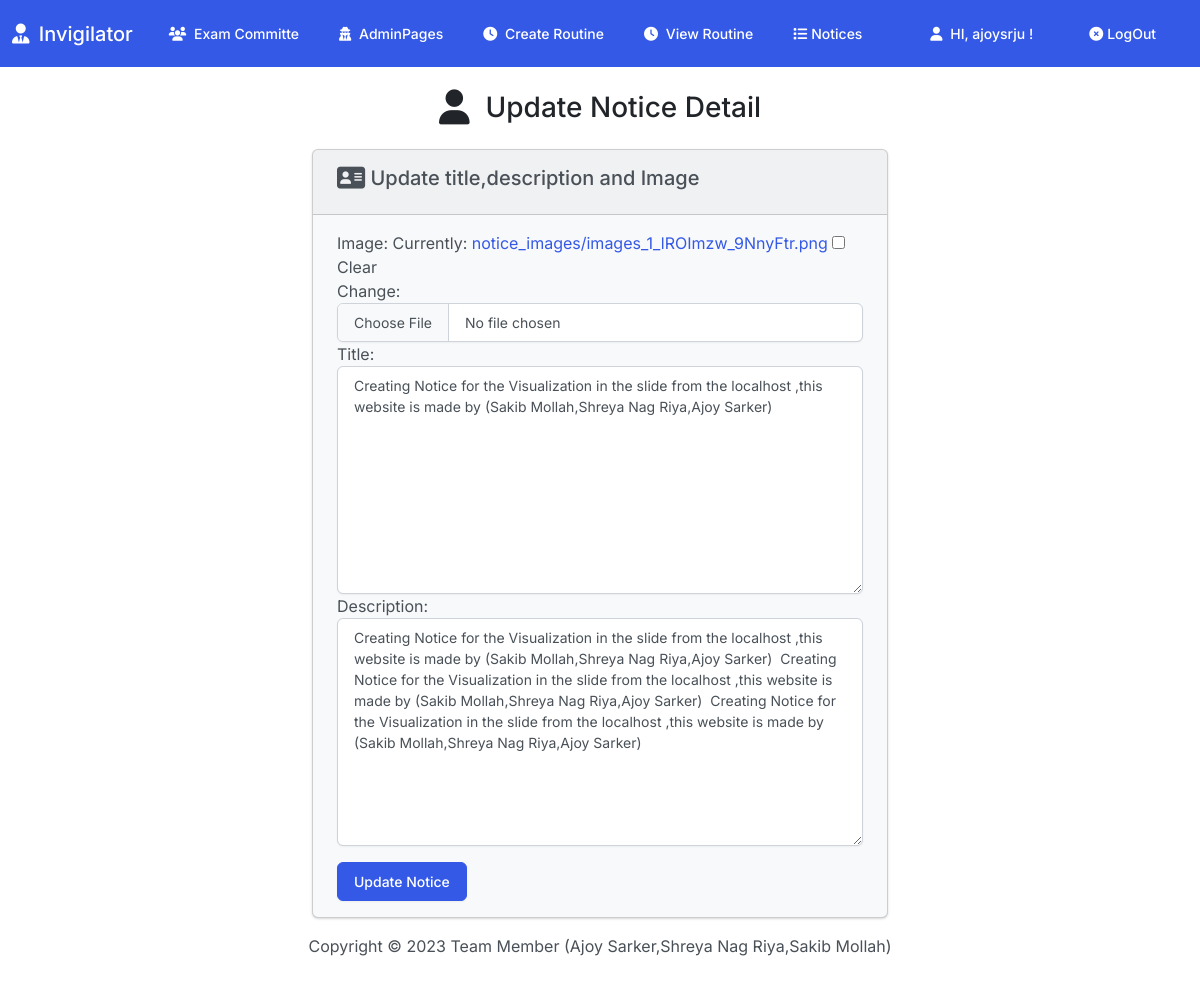
The page /notice/4/update/ (signed in) on the database its author committed.
### InvApp/models.py (models this page shows, shortened)
class Notice(models.Model):
    image = models.ImageField(upload_to='notice_images', null=True, blank=True)
    title = models.TextField(max_length=400)
    description = models.TextField(max_length=5000)
    created = models.DateTimeField(auto_now_add=True,null=True)

### InvApp/views.py (the view)
# urls.py: path('notice/<int:pk>/update/', views.NoticeUpdateView.as_view(), name='notice_update'),
class NoticeUpdateView(AdminRequiredMixin, UpdateView):
    model = Notice
    fields = ['image', 'title', 'description']
    template_name = 'notice/notice_form.html'
    success_url = reverse_lazy('allnotice')
    context_object_name = 'notice'
    def get_context_data(self, **kwargs):
        context = super().get_context_data(**kwargs)
        context['form'] = self.get_form()
        return context

### InvApp/views.py (called while the page is built)
    @classmethod
    def as_view(cls, **kwargs):
        view = super().as_view(**kwargs)
        return user_passes_test(lambda u: u.is_superuser)(view)

### InvApp/templates/notice/notice_form.html (shortened to what this page needs)
{% extends 'inv/base.html' %}
{% load static %}
{% load widget_tweaks %}
{% block body %}
<h3 class="text-center m-4">
    <i class="fa-solid fa-user fa-lg me-3"></i>Update Notice Detail
</h3>
<div class="row justify-content-center">
    <div class="col-6">
        <div class="card bg-light mb-3">
            <div class="card-header">
                <h5><i class="fa-solid fa-address-card fa-lg"></i> Update title,description and Image </h5>
            </div>
            <div class="card-body">
                <form method="post" enctype="multipart/form-data">
                    {% for field in form %}
                        {{ field.label_tag }}
                        {% render_field field class="form-control" %}
                    {% endfor %}
                    <button type="submit" class="btn btn-primary mt-3">Update Notice</button>
                </form>
            </div>
        </div>
    </div>
</div>
{% endblock %}

### InvApp/templates/inv/base.html (shortened to what this page needs)
{% load static %}
<!DOCTYPE html>
<html lang="en">
  <head>
    <link
      rel="stylesheet"
      href="https://cdnjs.cloudflare.com/ajax/libs/OwlCarousel2/2.3.4/assets/owl.carousel.min.css"
    />
    <link
      rel="stylesheet"
      href="https://cdnjs.cloudflare.com/ajax/libs/OwlCarousel2/2.3.4/assets/owl.theme.default.min.css"
    />
    <link
      rel="stylesheet"
      href="https://cdnjs.cloudflare.com/ajax/libs/font-awesome/6.2.0/css/all.min.css"
    />
    <link
      rel="stylesheet"
      href="https://cdnjs.cloudflare.com/ajax/libs/font-awesome/6.1.1/css/all.min.css"
    />
    <link href="{% static 'css/bootstrap.min.css' %}" rel="stylesheet" />
    <link href="{% static 'css/style.css' %}" rel="stylesheet" />
  </head>
  <body class="d-flex flex-column min-vh-100">
    <nav class="navbar navbar-expand-lg navbar-dark bg-primary">
      <div class="container-fluid">
        <a class="navbar-brand" href="{% url 'index' %}">
          <i class="fa-solid fa-user-tie  me-1"></i>
          {% if user.is_authenticated and user.is_superuser %}
          Invigilator
          {% else %}
          Invigilator Management System
          {% endif%}
        </a>
        <div class="collapse navbar-collapse" id="navbarColor01">
          <ul class="navbar-nav me-auto">
            {% if user.is_authenticated and user.is_superuser or user.teacher %}
            <li class="nav-item">
              <a class="nav-link" href="{% url 'viewcommittellist' %}">
                <i class="fa-sharp fa-solid fa-users  me-1"></i>
                Exam Committe
              </a>
            </li>
            {% endif %}
            {% if user.is_authenticated and user.is_superuser %}
            <li class="nav-item">
              <a class="nav-link" href="{% url 'admin_pages' %}">
                <i class="fa-solid fa-user-secret fa-beat-fade me-1"></i>
                AdminPages
              </a>
            </li>
            {% endif %}
            {% if user.is_authenticated and user.is_superuser %}
            <li class="nav-item">
              <a class="nav-link" href="{% url 'examroutine' %}">
                <i class="fa-solid fa-clock  me-1"></i> Create Routine
              </a>
            </li>
            {% endif %}
            <li class="nav-item">
              <a class="nav-link" href="{% url 'viewallsemester' %}">
                <i class="fa-solid fa-clock  me-1"></i> View Routine
              </a>
            </li>
            <li class="nav-item">
              <a class="nav-link" href="{% url 'allnotice' %}">
                <i class="fa-solid fa-list  me-1"></i>Notices
              </a>
            </li>
          </ul>
          <ul class="navbar-nav me-auto">
            {% if user.is_authenticated %}
            <li class="nav-item ms-lg-4">
              <a class="nav-link" href="{% url 'profile' username=user.username %}">
                <i class="fa-solid fa-user me-1"></i>
                HI, {{ user.username }} !
              </a>
            </li>
            <li class="nav-item ms-lg-4">
              <a class="nav-link" href="{% url 'logout' %}">
                <i class="fa-solid fa-circle-xmark  me-1 " ></i>LogOut
              </a>
            </li>
            {% endif %}
          </ul>
        </div>
      </div>
    </nav>
    <div class="container-fluid">
      {% block body %}
      {% endblock %}
    </div>
    <footer class="mt-auto mb-4">
      <div class="text-center">
        <span>
          Copyright &copy;
          Team Member (Ajoy Sarker,Shreya Nag Riya,Sakib Mollah)
        </span>
      </div>
    </footer>
  </body>
</html>

### rows shown on the page
Notice: title "Creating Notice for the Visualization in the slide from the localhost ,this website is made by (Sakib Mollah,Shreya Nag Riya,Ajoy Sarker)" "Creating Notice for the Visualization in the slide from the localhost ,this website is made by (Sakib Mollah,Shreya Nag Riya,Ajoy Sarker) Creating Notice for the Visualization in the slide from the localhost ,this website is made by (Sakib Mollah,Shreya Nag Riya,Ajoy Sarker) Creating Notice for the Visualization in the slide from the localhost ,this website is made by (Sakib Mollah,Shreya Nag Riya,Ajoy Sarker)"

### other values the page prints
{{ user.username }} "ajoysrju"
{{ field.label_tag }} "Image:" "Title:" "Description:"
